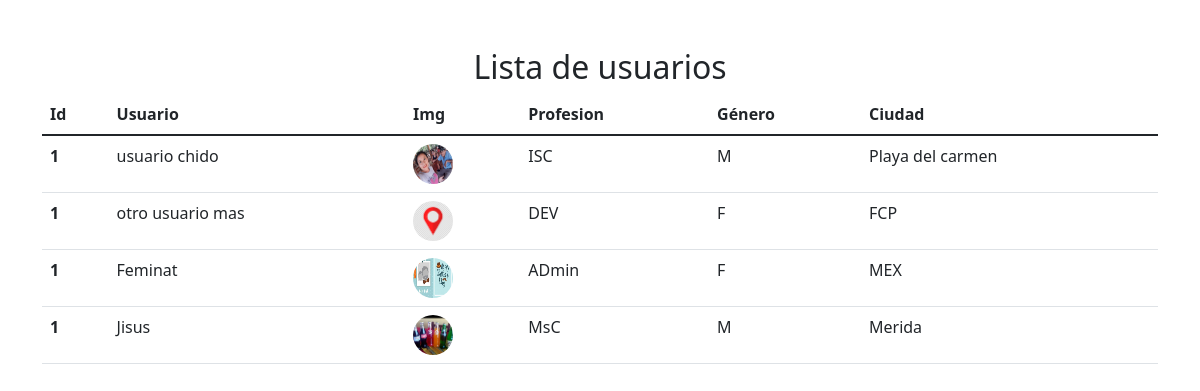
The page /usuario/lista/ on the database its author committed.
### usuarios/models.py (models this page shows, shortened)
class Usuario(models.Model):
    genero_eleccion = (
        ('M', 'Masculino'),
        ('F', 'Femenino'),
    )
    codigo = models.IntegerField()
    photo = models.ImageField(upload_to='photos/%Y/%m/%d/')
    nombre = models.CharField(max_length=100)
    profesion = models.CharField(max_length=100)
    genero = models.CharField( choices = genero_eleccion, max_length=100)
    ciudad = models.CharField(max_length=100)

### usuarios/views.py (the view)
# urls.py: path('lista/', views.usuariolist, name='usuuario-list')
def usuariolist(request):
    get_usuarios = Usuario.objects.all()
    data = {
        'get_usuarios': get_usuarios
    }
    return render(request, 'usuariolist.html', data )

### templates/usuariolist.html (shortened to what this page needs)
{% load static %}
<!DOCTYPE html>
<html lang="en">
<head>
    <link rel="stylesheet" href="{% static 'css/bootstrap.min.css' %}" >
</head>
<body>
    <main>
        <div class="container">
            <h2 class="text-center mt-5">Lista de usuarios</h2>
            <table class="table">
                <thead>
                  <tr>
                    <th scope="col">Id</th>
                    <th scope="col">Usuario</th>
                    <th scope="col">Img</th>
                    <th scope="col">Profesion</th>
                    <th scope="col">Género</th>
                    <th scope="col">Ciudad</th>
                  </tr>
                </thead>
                <tbody>
                    {% for usr in get_usuarios %}
                        <tr>
                            <th scope="row">1</th>
                            <td>{{usr.nombre}}</td>
                            <td>
                                <img src="{{usr.photo.url}}" width="40" height="40" alt="{{usr.nombre}}" style="border-radius: 50px;">
                            </td>
                            <td>{{usr.profesion}}</td>
                            <td>{{usr.genero}}</td>
                            <td>{{usr.ciudad}}</td>
                          </tr>
                    {% endfor %}
                </tbody>
              </table>
        </div>
    </main>
</body>
</html>

### rows shown on the page
Usuario: nombre "usuario chido", photo (picture), profesion "ISC", genero "M", ciudad "Playa del carmen"
Usuario: nombre "otro usuario mas", photo (picture), profesion "DEV", genero "F", ciudad "FCP"
Usuario: nombre "Feminat", photo (picture), profesion "ADmin", genero "F", ciudad "MEX"
Usuario: nombre "Jisus", photo (picture), profesion "MsC", genero "M", ciudad "Merida"
